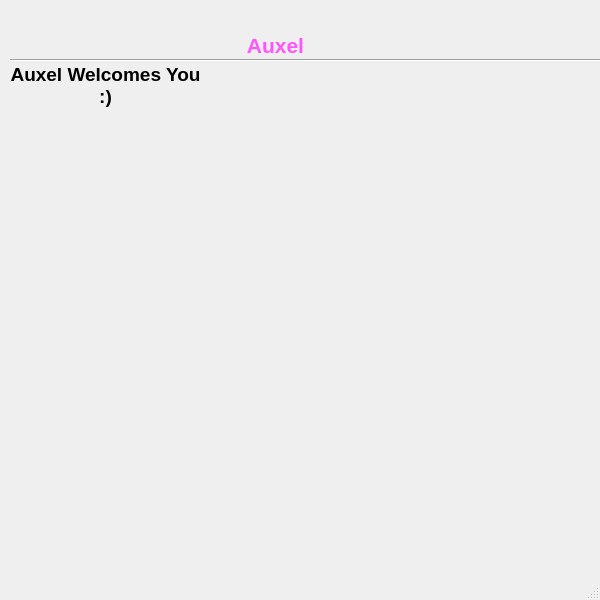
<?xml version="1.0" encoding="UTF-8"?>
<ui version="4.0">
 <class>MainWindow</class>
 <widget class="QMainWindow" name="MainWindow">
  <property name="geometry">
   <rect>
    <x>0</x>
    <y>0</y>
    <width>600</width>
    <height>600</height>
   </rect>
  </property>
  <property name="windowTitle">
   <string>MainWindow</string>
  </property>
  <widget class="QWidget" name="centralwidget">
   <widget class="QLabel" name="prompt">
    <property name="geometry">
     <rect>
      <x>10</x>
      <y>60</y>
      <width>191</width>
      <height>51</height>
     </rect>
    </property>
    <property name="text">
     <string>&lt;html&gt;&lt;head/&gt;&lt;body&gt;&lt;p&gt;&lt;span style=&quot; font-size:14pt; font-weight:600;&quot;&gt;Auxel Welcomes You :)&lt;/span&gt;&lt;/p&gt;&lt;/body&gt;&lt;/html&gt;</string>
    </property>
    <property name="textFormat">
     <enum>Qt::RichText</enum>
    </property>
    <property name="alignment">
     <set>Qt::AlignCenter</set>
    </property>
    <property name="wordWrap">
     <bool>true</bool>
    </property>
    <property name="textInteractionFlags">
     <set>Qt::LinksAccessibleByMouse|Qt::TextSelectableByKeyboard</set>
    </property>
   </widget>
   <widget class="QLabel" name="auxel_label">
    <property name="geometry">
     <rect>
      <x>230</x>
      <y>10</y>
      <width>91</width>
      <height>71</height>
     </rect>
    </property>
    <property name="font">
     <font>
      <pointsize>12</pointsize>
      <weight>75</weight>
      <bold>true</bold>
     </font>
    </property>
    <property name="text">
     <string>&lt;html&gt;&lt;head/&gt;&lt;body&gt;&lt;p&gt;&lt;span style=&quot; font-size:16pt; color:#ff55ff;&quot;&gt;Auxel&lt;/span&gt;&lt;/p&gt;&lt;/body&gt;&lt;/html&gt;</string>
    </property>
    <property name="alignment">
     <set>Qt::AlignCenter</set>
    </property>
   </widget>
   <widget class="Line" name="line">
    <property name="geometry">
     <rect>
      <x>10</x>
      <y>50</y>
      <width>600</width>
      <height>20</height>
     </rect>
    </property>
    <property name="font">
     <font>
      <weight>75</weight>
      <bold>true</bold>
     </font>
    </property>
    <property name="orientation">
     <enum>Qt::Horizontal</enum>
    </property>
   </widget>
  </widget>
  <widget class="QMenuBar" name="menubar">
   <property name="geometry">
    <rect>
     <x>0</x>
     <y>0</y>
     <width>600</width>
     <height>18</height>
    </rect>
   </property>
  </widget>
  <widget class="QStatusBar" name="statusbar"/>
 </widget>
 <resources>
  <include location="../test.qrc"/>
 </resources>
 <connections/>
</ui>
